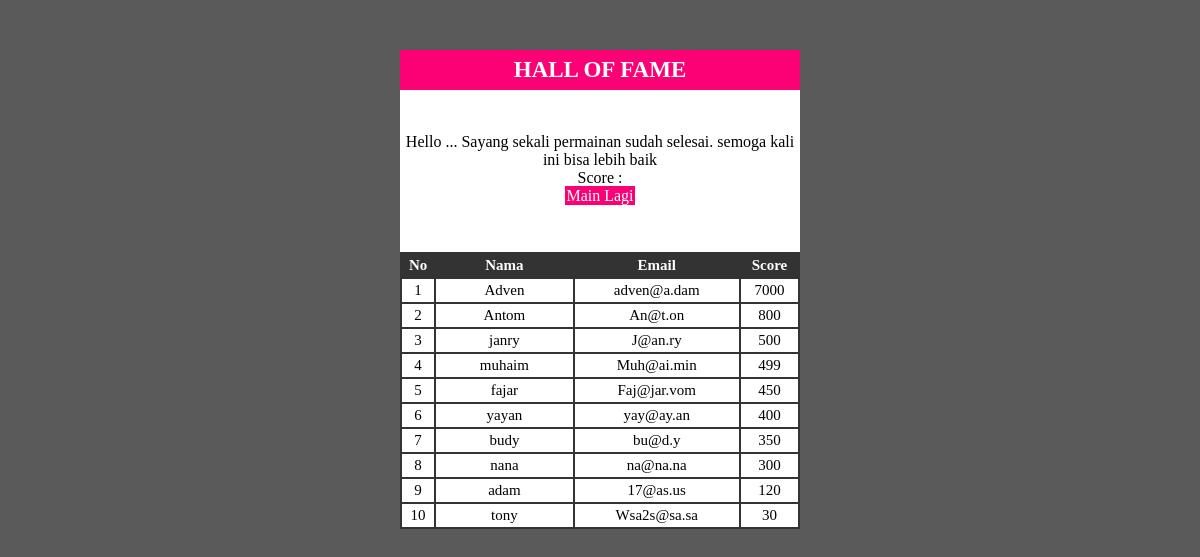
The app's page /halloffame.php with its own data.
### tables this page shows
CREATE TABLE `tbl_identitas` (
  `Nama` varchar(50) DEFAULT NULL,
  `Email` varchar(50) DEFAULT NULL,
  `Score` int(5) DEFAULT NULL
);

### halloffame.php (the view, shortened to what this page needs)
<html>
<head>
<link rel ="stylesheet" href="css.css">
</head>
<body>
<div id="body" style="width:400px; height:162px;">
    <div id="log_head"><strong>HALL OF FAME</strong>
    </div>
    <form>
    <table width="100%" height="100%" style="background:#FFF; ">
    	<tr height="15"></tr>
        <tr>
            <td align="center">Hello <?php echo $_SESSION['name'];?>... Sayang sekali permainan sudah selesai. semoga kali ini bisa lebih baik<br>
            Score : <?php echo $_SESSION['score']; ?><br>
            <a href ="index.php" class="tombol">Main Lagi</a>
        </td>
        </tr>
        <tr height="20"></tr>
    </table>
    <div class="zebra_table">
    <table width="100%" height="5%" align="center"  cellspacing="0" cellpadding="5">
    <thead>
             <tr>
             <th width="5%" align="center">No</td>
             <th width="25%">Nama</td>
             <th width="30%">Email</td>
             <th width="10%">Score</td>
        	 </tr>
            </thead>
    <?php
	$query = "SELECT * FROM tbl_identitas Order by Score DESC LIMIT 10 ";
	$sql   =mysql_query($query);
    $no    =1;
    while ($data=mysql_fetch_array($sql)) {
        ?>
<tbody>
    	 	<tr>
            <td align="center"><?php echo $no; ?></td>
            <td align="center"><?php echo $data['Nama']; ?></td>
            <td align="center"><?php echo $data['Email']; ?></td>
            <td align="center"><?php echo $data['Score']; ?></td>
        <?php $no++;} ?>
    </tbody>
			</table>
		</div>
    </form>
</div>
</body>
</html>

### css.css (style rules this page uses)
body { background-color:rgb(90, 90, 90); font-family:century gothic; }
#body { position:absolute; margin-left:auto; margin-right:auto; margin-top:50px; margin-bottom:auto; text-decoration: none; left:0; right:0; top:0; bottom :0; color:black; font-size:23px; }
#log_head { background-color:rgb(252, 0, 117); padding:7px; color:#FFF; text-align:center; }
.tombol { background-color:rgb(252, 0, 117); color:#ffffff; border:1px solid rgb(252, 0, 117); width:100px; height:30px; text-decoration: none; font-family:century gothic; }
.zebra_table { background-color:#fff; font-size:13px; font-family:century gothic; overflow: hidden; border: 1px solid #333; border-collapse: collapse; margin-bottom:10px; }
.zebra_table th { background-color:#333; color:white; font-size:15px; }
.zebra_table th,.zebra_table td { vertical-align: top; padding:3px 3px; margin:0; border:1px solid #333; font-size:15px; }

### records on screen
tbl_identitas: Nama "Adven", Email "adven@a.dam", Score "7000"
tbl_identitas: Nama "Antom", Email "An@t.on", Score "800"
tbl_identitas: Nama "janry", Email "J@an.ry", Score "500"
tbl_identitas: Nama "muhaim", Email "Muh@ai.min", Score "499"
tbl_identitas: Nama "fajar", Email "Faj@jar.vom", Score "450"
tbl_identitas: Nama "yayan", Email "yay@ay.an", Score "400"
tbl_identitas: Nama "budy", Email "bu@d.y", Score "350"
tbl_identitas: Nama "nana", Email "na@na.na", Score "300"
tbl_identitas: Nama "adam", Email "17@as.us", Score "120"
tbl_identitas: Nama "tony", Email "Wsa2s@sa.sa", Score "30"
